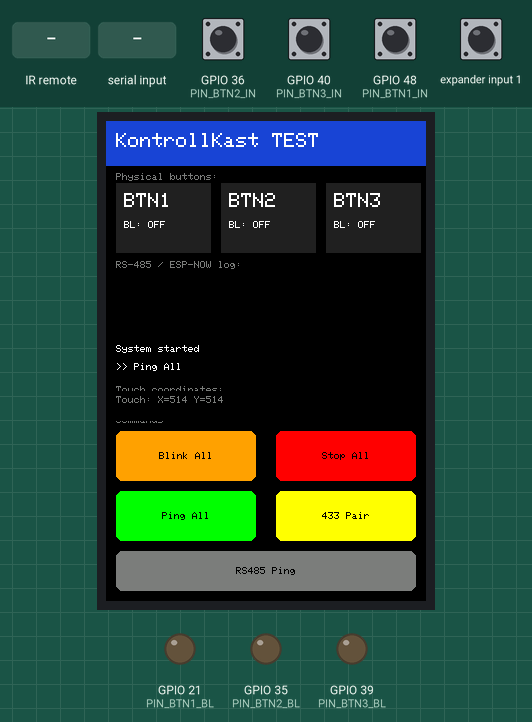
A sketch run on a simulated ESP32-S3. On the bench: 320×480 colour display, output pins drawn as LEDs (lit = HIGH). Wiring (inferred from the names in the program): PCF8574 port expander at I2C address 0x38. Inputs (shaded band) come from the test bench; at power-on: GPIO 36 (PIN_BTN2_IN), GPIO 40 (PIN_BTN3_IN), GPIO 48 (PIN_BTN1_IN), expander input 1 HIGH. Pins used as bus, display or sensor lines are not drawn; what the sketch prints to the serial monitor is not drawn.

Above: at 2.7 s.
2.8 s: GPIO 48 (PIN_BTN1_IN) pulled LOW for 0.15 s
At 4.2 s:
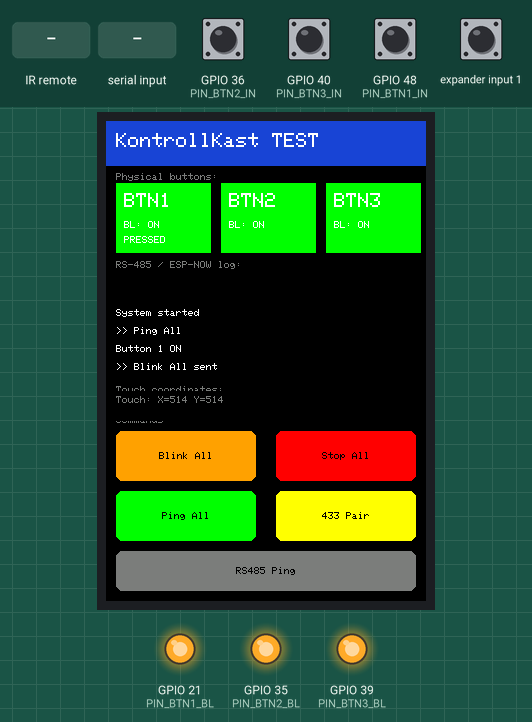
5.9 s: GPIO 40 (PIN_BTN3_IN) pulled LOW for 0.15 s
At 6.6 s:
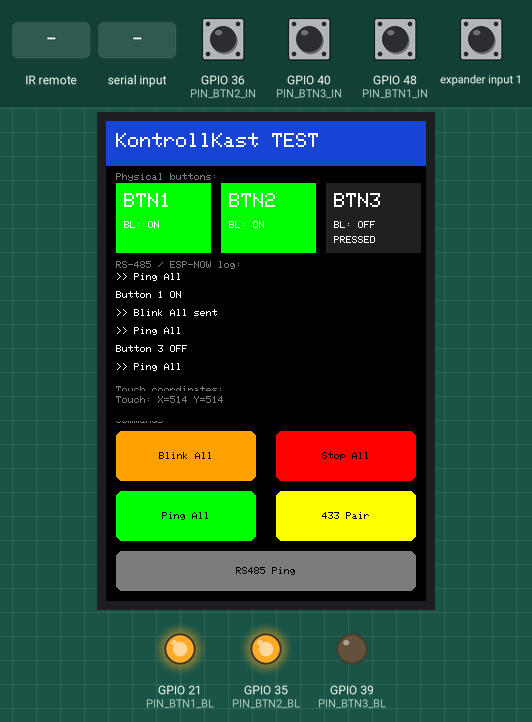
7.5 s: infrared code 0x38 received
At 8.5 s:
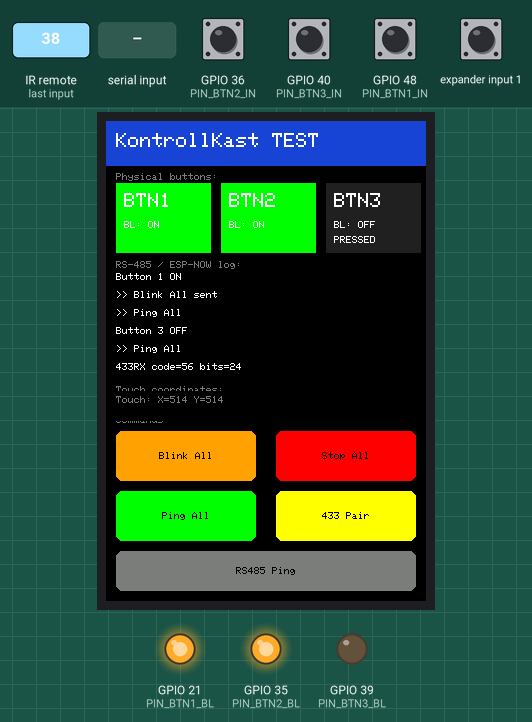
10.5 s: "rs485_pong\n" received over the second serial link
At 11.2 s:
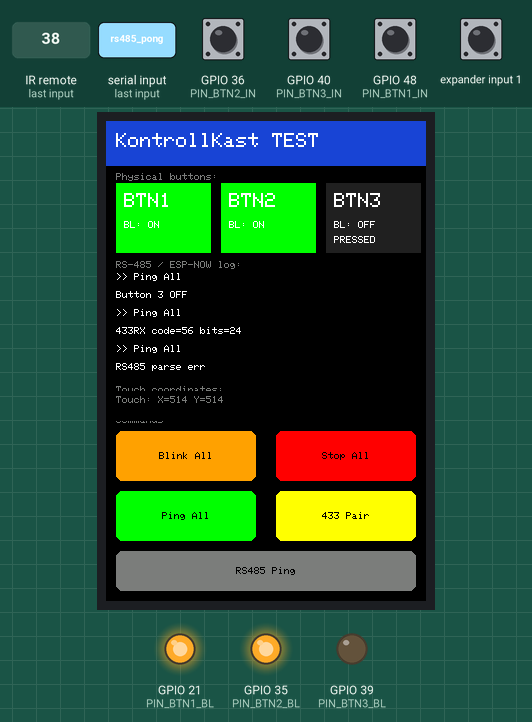
13.5 s: GPIO 36 (PIN_BTN2_IN) pulled LOW for 0.15 s
At 14.3 s:
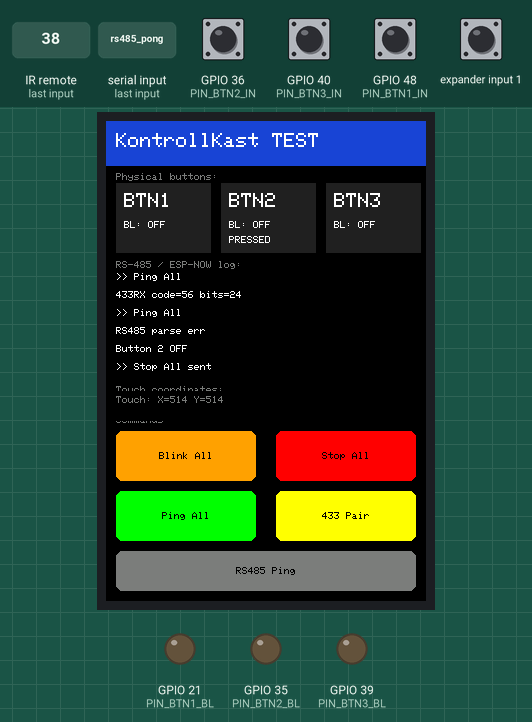
16.6 s: "ping_reply\n" received over the second serial link
At 20.44 s:
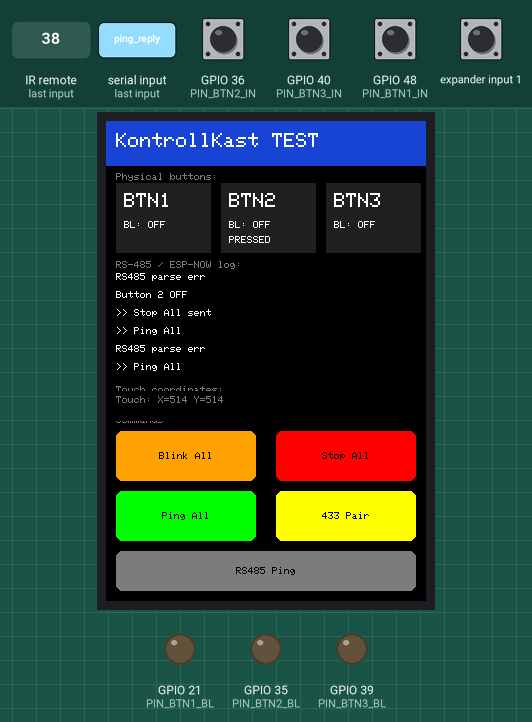
Timing chart, 0 to 20.6 s (numbered marks = the images above; inputs shaded):
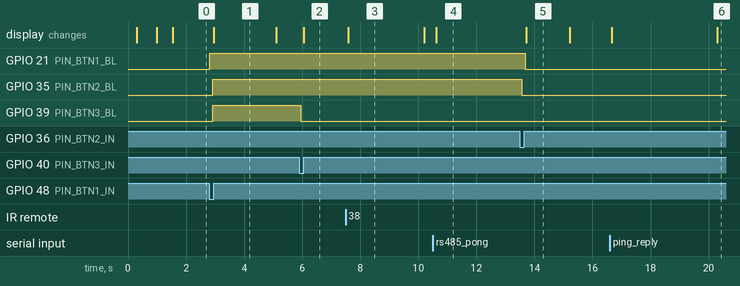

The sketch:

KontrollKast_Test.ino
```cpp
/*
 * KontrollKast_Test.ino — Hardware test sketch for KontrollKast PCB (ESP32-S3)
 *
 * Tests:
 *   - ST7796 320×480 SPI display (Arduino_GFX_Library)
 *   - FT6336U capacitive touch (I2C, direct register read)
 *   - 3× illuminated push-buttons + backlight MOSFETs
 *   - 433 MHz reception (RXB6 on GPIO 1, RCSwitch library)
 *   - RS-485 half-duplex (SN65HVD72, GPIO 4/5/6, ArduinoJson)
 *   - On-screen touch buttons: Blink All, Stop All, Ping All, 433 Pair
 *
 * Serial monitor: 115200 baud
 * Board: ESP32S3 Dev Module
 *
 * Required libraries:
 *   - Arduino_GFX_Library (moononournation)
 *   - ArduinoJson v6
 *   - RCSwitch (by sui77)
 */

#include <Wire.h>
#include <Arduino_GFX_Library.h>
#include <RCSwitch.h>
#include <ArduinoJson.h>
#include <HardwareSerial.h>

// ─── Pin definitions ──────────────────────────────────────────────────────────
#define PIN_433_DATA    1   // RXB6 data
#define PIN_LCD_BL      3   // Backlight
#define PIN_RS485_MODE  4   // DE/RE: HIGH=TX, LOW=RX
#define PIN_RS485_TX    5
#define PIN_RS485_RX    6
#define TFT_SCLK        8
#define TFT_MISO        9
#define PIN_TOUCH_SCL  10
#define PIN_TOUCH_RST  11
#define PIN_TOUCH_SDA  12
#define PIN_TOUCH_INT  13
#define TFT_CS         15
#define TFT_RST        16
#define TFT_DC         17
#define TFT_MOSI       18
#define PIN_BTN1_BL    21   // Button 1 backlight MOSFET
#define PIN_BTN2_BL    35   // Button 2 backlight MOSFET
#define PIN_BTN2_IN    36   // Button 2 input (active LOW)
#define PIN_BTN3_BL    39   // Button 3 backlight MOSFET
#define PIN_BTN3_IN    40   // Button 3 input (active LOW)
#define PIN_BTN1_IN    48   // Button 1 input (active LOW)

// ─── FT6336U touch (I2C address 0x38) ────────────────────────────────────────
#define FT6336U_ADDR  0x38

// ─── RS-485 ───────────────────────────────────────────────────────────────────
HardwareSerial RS485(1);    // UART1
#define RS485_BAUD  115200

// ─── Display (Arduino_GFX_Library) ───────────────────────────────────────────
Arduino_DataBus *bus = new Arduino_ESP32SPI(
    TFT_DC, TFT_CS, TFT_SCLK, TFT_MOSI, TFT_MISO
);
Arduino_GFX *gfx = new Arduino_ST7796(
    bus,
    TFT_RST,
    0,      // native rotation for init
    true,   // IPS
    320,    // native width
    480     // native height
);

#define TFT_W 320
#define TFT_H 480

// Colour palette
#define C_BG      0x0000        // black
#define C_HEADER  0x1A3A        // dark blue-green
#define C_TEXT    0xFFFF        // white
#define C_GREEN   0x07E0
#define C_RED     0xF800
#define C_YELLOW  0xFFE0
#define C_ORANGE  0xFD00
#define C_GRAY    0x7BEF

// ─── 433 MHz ──────────────────────────────────────────────────────────────────
RCSwitch rf433;
bool pairingMode433 = false;

// ─── Button state ─────────────────────────────────────────────────────────────
bool btnState[3]  = {false, false, false};
bool btnBl[3]     = {false, false, false};
const uint8_t BTN_IN[3]  = {PIN_BTN1_IN,  PIN_BTN2_IN,  PIN_BTN3_IN};
const uint8_t BTN_BL[3]  = {PIN_BTN1_BL,  PIN_BTN2_BL,  PIN_BTN3_BL};

// ─── On-screen button layout ──────────────────────────────────────────────────
struct ScreenBtn {
    int16_t x, y, w, h;
    const char *label;
    uint16_t color;
};

static const ScreenBtn screenBtns[] = {
    {  10, 310, 140, 50, "Blink All",  C_ORANGE },
    { 170, 310, 140, 50, "Stop All",   C_RED    },
    {  10, 370, 140, 50, "Ping All",   C_GREEN  },
    { 170, 370, 140, 50, "433 Pair",   C_YELLOW },
    {  10, 430, 300, 40, "RS485 Ping", C_GRAY   },
};
static const int NUM_SCREEN_BTNS = 5;

// ─── Forward declarations ─────────────────────────────────────────────────────
void touchBegin();
bool touchRead(int16_t &x, int16_t &y);
void drawUI();
void redrawLog();
void drawScreenBtns();
void redrawBtnStatus();
void rs485Send(const String &json);
void sendRS485Ping();
void handleRS485();
void handleScreenTouch(int16_t x, int16_t y);
void sendBlinkAll();
void sendStopAll();
void sendPingAll();
void enter433Pairing();

// ─── Status log (last 6 lines) ────────────────────────────────────────────────
#define LOG_LINES 6
String logLines[LOG_LINES];
int    logHead = 0;

void logAdd(const String &s) {
    logLines[logHead] = s;
    logHead = (logHead + 1) % LOG_LINES;
    Serial.println(s);
    redrawLog();
}

// ─── Setup ────────────────────────────────────────────────────────────────────
void setup() {
    Serial.begin(115200);
    delay(300);
    Serial.println("\n=== KontrollKast Test Sketch ===");

    // ── Physical buttons & backlights ─────────────────────────────────────────
    for (int i = 0; i < 3; i++) {
        pinMode(BTN_IN[i], INPUT_PULLUP);
        pinMode(BTN_BL[i], OUTPUT);
        digitalWrite(BTN_BL[i], LOW);
    }

    // ── RS-485 ────────────────────────────────────────────────────────────────
    pinMode(PIN_RS485_MODE, OUTPUT);
    digitalWrite(PIN_RS485_MODE, LOW);  // receive mode
    RS485.begin(RS485_BAUD, SERIAL_8N1, PIN_RS485_RX, PIN_RS485_TX);
    Serial.println("RS-485 ready");

    // ── 433 MHz ───────────────────────────────────────────────────────────────
    rf433.enableReceive(PIN_433_DATA);
    Serial.println("433 MHz ready");

    // ── Display ───────────────────────────────────────────────────────────────
    pinMode(PIN_LCD_BL, OUTPUT);
    digitalWrite(PIN_LCD_BL, HIGH);

    if (!gfx->begin()) {
        Serial.println("ERROR: Display init failed — check wiring");
        while (1) delay(100);
    }
    gfx->setRotation(0);   // portrait, USB at bottom
    gfx->fillScreen(C_BG);
    Serial.println("Display ready");

    // ── Touch ─────────────────────────────────────────────────────────────────
    touchBegin();
    Serial.println("Touch ready");

    // ── Draw UI ───────────────────────────────────────────────────────────────
    drawUI();
    logAdd("System started");

    // ── Send initial ping broadcast ───────────────────────────────────────────
    delay(500);
    sendPingAll();
}

// ─── Loop ─────────────────────────────────────────────────────────────────────
void loop() {
    // ── RS-485 incoming ───────────────────────────────────────────────────────
    handleRS485();

    // ── 433 MHz reception ─────────────────────────────────────────────────────
    if (rf433.available()) {
        unsigned long code = rf433.getReceivedValue();
        int bits           = rf433.getReceivedBitlength();
        rf433.resetAvailable();

        String msg = "433RX code=" + String(code) + " bits=" + String(bits);
        logAdd(msg);

        if (pairingMode433) {
            logAdd("Paired: " + String(code));
            pairingMode433 = false;
            for (int i = 0; i < 3; i++) {
                digitalWrite(BTN_BL[i], btnBl[i] ? HIGH : LOW);
            }
        }
    }

    // ── Physical button handling ───────────────────────────────────────────────
    for (int i = 0; i < 3; i++) {
        bool pressed = !digitalRead(BTN_IN[i]);  // active LOW
        if (pressed && !btnState[i]) {
            btnState[i] = true;
            btnBl[i]    = !btnBl[i];
            digitalWrite(BTN_BL[i], btnBl[i] ? HIGH : LOW);
            String msg = "Button " + String(i+1) + (btnBl[i] ? " ON" : " OFF");
            logAdd(msg);
            redrawBtnStatus();

            if (i == 0) sendBlinkAll();
            if (i == 1) sendStopAll();
            if (i == 2) sendPingAll();
        }
        if (!pressed) btnState[i] = false;
    }

    // ── Touch handling ────────────────────────────────────────────────────────
    int16_t tx, ty;
    if (touchRead(tx, ty)) {
        char buf[32];
        gfx->fillRect(10, 270, 300, 30, C_BG);
        gfx->setTextColor(C_GRAY, C_BG);
        gfx->setTextSize(1);
        gfx->setCursor(10, 275);
        snprintf(buf, sizeof(buf), "Touch: X=%3d Y=%3d", tx, ty);
        gfx->print(buf);

        handleScreenTouch(tx, ty);
        delay(80);  // simple debounce
    }

    // ── Periodic ping every 5 s ───────────────────────────────────────────────
    static uint32_t lastPingMs = 0;
    if (millis() - lastPingMs >= 5000) {
        lastPingMs = millis();
        sendPingAll();
    }
}

// ─── Touch (FT6336U, direct I2C) ─────────────────────────────────────────────
void touchBegin() {
    Wire.begin(PIN_TOUCH_SDA, PIN_TOUCH_SCL);
    pinMode(PIN_TOUCH_RST, OUTPUT);
    digitalWrite(PIN_TOUCH_RST, LOW);  delay(10);
    digitalWrite(PIN_TOUCH_RST, HIGH); delay(100);
    pinMode(PIN_TOUCH_INT, INPUT);
}

bool touchRead(int16_t &x, int16_t &y) {
    Wire.beginTransmission(FT6336U_ADDR);
    Wire.write(0x02);
    Wire.endTransmission(false);
    Wire.requestFrom(FT6336U_ADDR, 5);

    if (Wire.available() < 5) return false;
    uint8_t touches = Wire.read();
    uint8_t xh      = Wire.read();
    uint8_t xl      = Wire.read();
    uint8_t yh      = Wire.read();
    uint8_t yl      = Wire.read();

    if ((touches & 0x0F) == 0) return false;

    x = (int16_t)(((xh & 0x0F) << 8) | xl);
    y = (int16_t)(((yh & 0x0F) << 8) | yl);
    return true;
}

// ─── Display helpers ──────────────────────────────────────────────────────────
void drawUI() {
    gfx->fillScreen(C_BG);

    // Header
    gfx->fillRect(0, 0, TFT_W, 45, C_HEADER);
    gfx->setTextColor(C_TEXT, C_HEADER);
    gfx->setTextSize(2);
    gfx->setCursor(10, 12);
    gfx->print("KontrollKast TEST");

    // Section labels
    gfx->setTextColor(C_GRAY, C_BG);
    gfx->setTextSize(1);
    gfx->setCursor(10, 52);
    gfx->print("Physical buttons:");

    gfx->setCursor(10, 140);
    gfx->print("RS-485 / ESP-NOW log:");

    gfx->setCursor(10, 265);
    gfx->print("Touch coordinates:");

    gfx->setCursor(10, 295);
    gfx->print("Commands:");

    redrawBtnStatus();
    drawScreenBtns();
    redrawLog();
}

void redrawBtnStatus() {
    for (int i = 0; i < 3; i++) {
        int xo = 10 + i * 105;
        gfx->fillRect(xo, 62, 95, 70, btnBl[i] ? C_GREEN : 0x2104);
        gfx->setTextColor(C_TEXT);
        gfx->setTextSize(2);
        gfx->setCursor(xo + 8, 72);
        char buf[6];
        snprintf(buf, sizeof(buf), "BTN%d", i+1);
        gfx->print(buf);
        gfx->setTextSize(1);
        gfx->setCursor(xo + 8, 100);
        gfx->print(btnBl[i] ? "BL: ON " : "BL: OFF");
        gfx->setCursor(xo + 8, 115);
        gfx->print(btnState[i] ? "PRESSED" : "       ");
    }
}

void drawScreenBtns() {
    for (int i = 0; i < NUM_SCREEN_BTNS; i++) {
        const ScreenBtn &b = screenBtns[i];
        gfx->fillRoundRect(b.x, b.y, b.w, b.h, 6, b.color);
        gfx->setTextColor(0x0000);  // black text
        gfx->setTextSize(1);
        int tw = strlen(b.label) * 6;
        gfx->setCursor(b.x + (b.w - tw)/2, b.y + (b.h - 8)/2);
        gfx->print(b.label);
    }
}

void redrawLog() {
    int y = 150;
    for (int i = 0; i < LOG_LINES; i++) {
        int idx = (logHead + i) % LOG_LINES;
        gfx->fillRect(0, y, TFT_W, 16, C_BG);
        gfx->setTextColor(C_TEXT, C_BG);
        gfx->setTextSize(1);
        gfx->setCursor(10, y + 2);
        if (logLines[idx].length() > 0) {
            String s = logLines[idx];
            if (s.length() > 51) s = s.substring(0, 51);
            gfx->print(s);
        }
        y += 18;
    }
}

// ─── Screen touch handler ─────────────────────────────────────────────────────
void handleScreenTouch(int16_t x, int16_t y) {
    for (int i = 0; i < NUM_SCREEN_BTNS; i++) {
        const ScreenBtn &b = screenBtns[i];
        if (x >= b.x && x < b.x + b.w && y >= b.y && y < b.y + b.h) {
            logAdd(String("Touch: ") + b.label);
            if (i == 0) sendBlinkAll();
            if (i == 1) sendStopAll();
            if (i == 2) sendPingAll();
            if (i == 3) enter433Pairing();
            if (i == 4) sendRS485Ping();
            break;
        }
    }
}

// ─── RS-485 TX ────────────────────────────────────────────────────────────────
void rs485Send(const String &json) {
    digitalWrite(PIN_RS485_MODE, HIGH);
    delayMicroseconds(100);
    RS485.println(json);
    RS485.flush();
    delayMicroseconds(100);
    digitalWrite(PIN_RS485_MODE, LOW);
    Serial.print("[RS485 TX] "); Serial.println(json);
}

// ─── RS-485 RX ────────────────────────────────────────────────────────────────
void handleRS485() {
    static String rxBuf;
    while (RS485.available()) {
        char c = RS485.read();
        if (c == '\n') {
            if (rxBuf.length() > 0) {
                Serial.print("[RS485 RX] "); Serial.println(rxBuf);

                StaticJsonDocument<256> doc;
                DeserializationError err = deserializeJson(doc, rxBuf);
                if (!err) {
                    const char *type = doc["type"] | "";

                    if (strcmp(type, "rs485_pong") == 0) {
                        String mac = doc["mac"] | "?";
                        logAdd("SV alive: " + mac);
                    } else if (strcmp(type, "ping_reply") == 0) {
                        String mac  = doc["mac"] | "??:??:??:??:??:??";
                        float  batt = doc["battery"] | 0.0f;
                        logAdd("Pong " + mac.substring(9) + " " + String(batt,1)+"V");
                    } else if (strcmp(type, "433rx") == 0) {
                        unsigned long code = doc["code"] | 0UL;
                        int bits = doc["bits"] | 0;
                        logAdd("SV 433: " + String(code) + " b=" + String(bits));
                    } else if (strcmp(type, "espnow_rx") == 0) {
                        const char *mac = doc["mac"] | "?";
                        const char *cmd = doc["cmd"] | "?";
                        logAdd(String("RX ") + String(mac).substring(9) + " " + cmd);
                    } else {
                        logAdd(String("RS485: ") + rxBuf.substring(0, 40));
                    }
                } else {
                    logAdd("RS485 parse err");
                }
                rxBuf = "";
            }
        } else {
            if (rxBuf.length() < 255) rxBuf += c;
        }
    }
}

// ─── Command senders ──────────────────────────────────────────────────────────
void sendBlinkAll() {
    String json = "{\"type\":\"cmd\",\"mac\":\"broadcast\","
                  "\"action\":\"blink\",\"duration\":5000,\"buzzer\":true}";
    rs485Send(json);
    logAdd(">> Blink All sent");
    for (int i = 0; i < 3; i++) {
        btnBl[i] = true;
        digitalWrite(BTN_BL[i], HIGH);
    }
    redrawBtnStatus();
}

void sendStopAll() {
    String json = "{\"type\":\"cmd\",\"mac\":\"broadcast\",\"action\":\"stop\"}";
    rs485Send(json);
    logAdd(">> Stop All sent");
    for (int i = 0; i < 3; i++) {
        btnBl[i] = false;
        digitalWrite(BTN_BL[i], LOW);
    }
    redrawBtnStatus();
}

void sendPingAll() {
    String json = "{\"type\":\"ping\",\"mac\":\"broadcast\"}";
    rs485Send(json);
    logAdd(">> Ping All");
}

void sendRS485Ping() {
    rs485Send("{\"type\":\"rs485_ping\"}");
    logAdd(">> RS485 Ping");
}

void enter433Pairing() {
    pairingMode433 = true;
    logAdd("433 Pair: waiting for remote...");
    for (int i = 0; i < 3; i++) {
        digitalWrite(BTN_BL[i], HIGH);
    }
    delay(200);
    for (int i = 0; i < 3; i++) {
        digitalWrite(BTN_BL[i], LOW);
    }
}
```

Measured:
- after the input at 2.8 s, GPIO 21 (PIN_BTN1_BL): LOW → HIGH at once; GPIO 35 (PIN_BTN2_BL), GPIO 39 (PIN_BTN3_BL): LOW → HIGH after 0.13 s; the display: changes after 0.16 s (image 1)
- after the input at 5.9 s, GPIO 39 (PIN_BTN3_BL): HIGH → LOW after 0.05 s; the display: changes after 0.16 s (image 2)
- after the input at 7.5 s, the display: changes after 0.08 s (image 3)
- after the input at 10.5 s, the display: changes after 0.13 s (image 4)
- after the input at 13.5 s, GPIO 21 (PIN_BTN1_BL): HIGH → LOW after 0.18 s; GPIO 35 (PIN_BTN2_BL): HIGH → LOW after 0.07 s; the display: changes after 0.21 s (image 5)
- after the input at 16.6 s, the display: first changes after 0.06 s (image 6 shows a later state)
- what the display in image 1 shows lasts 2.1 s, from 3.0 s to 5.1 s
